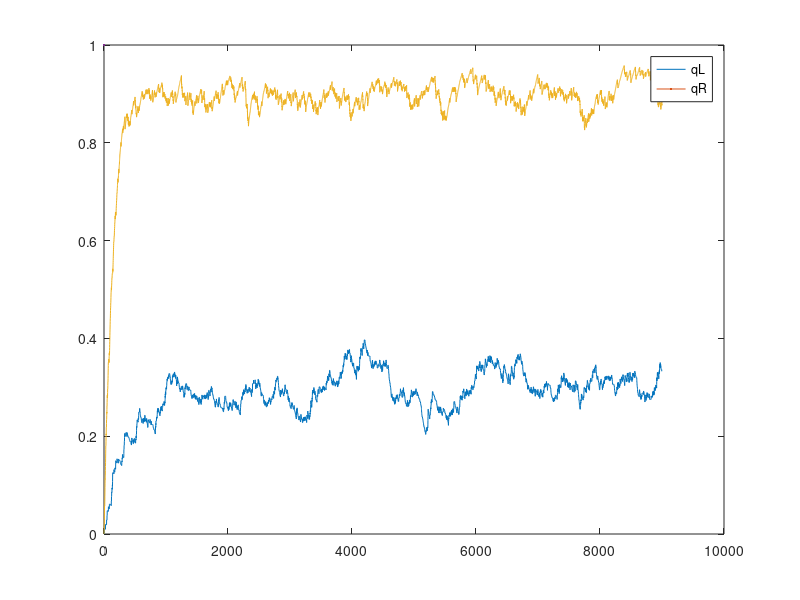

MATLAB code for this plot: (Note: this script raises an error after producing the figure.)
figure
N=9000;

pL=0.3; % Probability of Left Paying Off
pR=0.9; % Probability of Right Paying Off 
qL=nan(N,1); %Expected Value for Left
qR=nan(N,1); %Expected Value for Right

qL(1)=0; % Set initial Value to 0
qR(1)=0;

Left=nan(N,1);
Right=nan(N,1);

timesteps = N; 
A=nan(N,1); % Action Matrix
R=nan(N,1);% Reward Matrix 

e=0.1; %Epsilon
a=0.01; %Fix alpha value  

 for t=1:timesteps 
     if qL(t)==qR(t) || randn<e
        % choose actions randomly if qL=qR 
       A(t)=randsample([1 0], 1);
     else
        if Left(t)>=Right(t)
        
        A(t)=1;
       
        else

        A(t)=0;

        end
    end

    Left(t)=qL(t)+sqrt(2*log(t)/sum(A(1:t)==1));
    Right(t)=qR(t)+sqrt(2*log(t)/sum(A(1:t)==0));

    if A(t)==1 
        R(t) = rand <= pL;
        qL(t+1) = qL(t) + a*(R(t) - qL(t)); % Payoff function
        qR(t+1) = qR(t);
    else
        R(t) = rand <= pR;
        qR(t+1) = qR(t) + a*(R(t) - qR(t)); % Payoff function
        qL(t+1) = qL(t);
    end
end
plot(1:N+1,qL,LineWidth=1)% I guess the reason why R is complete ignored after 7000 trials is because 
hold on
plot(1:N+1,qR,LineWidth=1)
legend('qL','qR')
title('Upper Confidence B Method','Temporal discounting Alpha=0.01 e=0.1',FontSize=12)
ylabel('Expected Payoff',Fontsize=12)
xlabel('# of Turns',Fontsize=12)